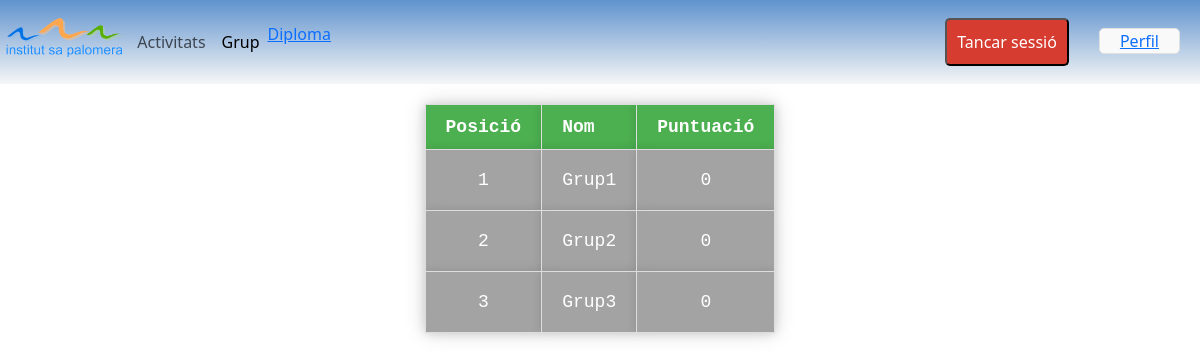
The app's page /Controller/AcabarActivitats.php (signed in) with its own data.
### tables this page shows
CREATE TABLE IF NOT EXISTS `grups` (
  `id` int(11) NOT NULL AUTO_INCREMENT,
  `titol` varchar(20) NOT NULL,
  `image` text NOT NULL,
  `nom` varchar(20) NOT NULL,
  `punts` int(11) NOT NULL,
  PRIMARY KEY (`id`)
);

### Controller/AcabarActivitats.php (called while the page is built)
<?php
    require_once '../model/model.php';
    $Grups = getRanking();
    include '../View/AcabarActivitats.view.php';
?>

### model/model.php (called while the page is built, shortened)
<?php
function getRanking(){
    try {
        $conection = connexio();
        $sql = "SELECT * FROM `grups` ORDER BY punts DESC";
        $stmt = $conection->prepare($sql);
        $stmt->execute();
        $result = $stmt->fetchAll(PDO::FETCH_ASSOC);
        return $result;
    } catch(Exception $e){
        echo "Error: " . $e->getMessage();
        die();
    }
}
?>

### View/AcabarActivitats.view.php (the view, shortened to what this page needs)
<html lang="en">
<head>
    <link rel="stylesheet" href="../Assets/Css/global.css">
      <link rel="stylesheet" href="../Assets/Css/alumne.activitats.css">
    <link href="https://cdn.jsdelivr.net/npm/bootstrap@5.3.0-alpha3/dist/css/bootstrap.min.css" rel="stylesheet">
</head>
<body>
<nav class="navbar navbar-expand-lg ">
            <img src="../Assets/img/logo.png" alt="logo" width="auto" height="50">
            <div class="collapse navbar-collapse" id="navbarText">
              <ul class="navbar-nav mr-auto">
                <li class="nav-item">
                  <a class="nav-link " href="alumnes.activitats.php">Activitats</a>
                </li>
                <li class="nav-item">
                  <a class="nav-link active" href="alumnes.grup.php">Grup</a>
                </li>
                <li>
                    <a href="diploma.php">Diploma</a>
                </li>
              </ul>
              <ul class="navbar-nav ms-auto">
                <li class="nav-item">
                    <button class="btnLogOut" id="btnTancarSessio">Tancar sessió</button>
                </li>
                <li>
                <div class="configuracio">
                    <a href="perfil.conf.php">Perfil</a>
                </div>
                </li>
              </ul>
            </div>
          </nav>
    <div class="container" id="Ranking">
    <table class="ranking-table">
        <thead>
            <tr >
                <th>Posició</th>
                <th>Nom</th>
                <th>Puntuació</th>
            </tr>
        </thead>
        <tbody>
            <?php
                $posicion = 1;
                foreach ($Grups as $Grup) {
                    echo "<tr>";
                    echo "<td>" . $posicion . "</td>";
                    echo "<td>" . $Grup['nom'] . "</td>";
                    echo "<td>" . $Grup['punts'] . "</td>";
                    echo "</tr>";
                    $posicion++;
                }
            ?>
        </tbody>
    </table>
</div>
</body>
</html>

### Assets/css/global.css (style rules this page uses)
.navbar { background: linear-gradient(#6093CE,rgba(0, 0, 0, 0.034)) ; }
.nav-link { color: rgb(92, 91, 91); }
.btnLogOut { background-color: #d73c30; color: white; padding: 10px; border-radius: 5px; text-align: center; margin: 10px; cursor: pointer; }

### Assets/css/alumne.activitats.css (style rules this page uses)
.configuracio { margin-top: 20px; margin-bottom: 20px; margin-left: 20px; margin-right: 20px; padding: 0px 20px; border: 1px solid #e0e0e0; border-radius: 5px; background-color: #f9f9f9; }
.ranking-table { font-family: 'Roboto Mono', monospace; font-size: 18px; margin-top: 20px; background-color: #1a1a1a; color: #fff; box-shadow: 0px 0px 20px rgba(0, 0, 0, 0.15); }
#Ranking { display: flex; justify-content: center; align-items: center; flex-direction: column; }
.ranking-table th, .ranking-table td { border: 1px solid #ddd; padding: 20px; text-align: center; background-color: #a3a3a3; color: #fff; box-shadow: 0px 0px 10px rgba(0, 0, 0, 0.15); }
.ranking-table th { padding-top: 12px; padding-bottom: 12px; text-align: left; background-color: #4CAF50; color: white; }

### records on screen
grups: nom "Grup1", punts "0"
grups: nom "Grup2", punts "0"
grups: nom "Grup3", punts "0"
